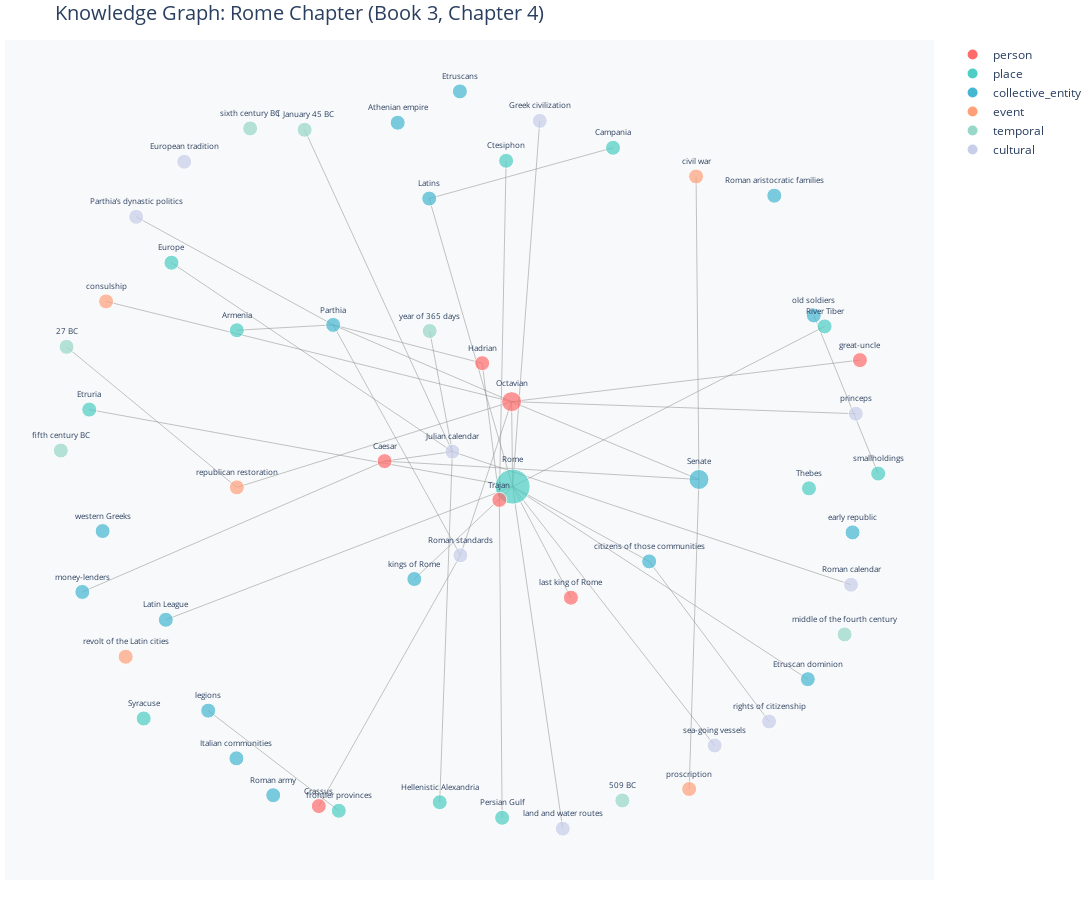

The code cell stored with this chart in its notebook:
### Code cell
import plotly.graph_objects as go
import numpy as np

def visualize_knowledge_graph(G: nx.DiGraph, width: int = 1200, height: int = 800):
    """
    Create an interactive Plotly visualization of the knowledge graph.
    
    Args:
        G: NetworkX DiGraph
        width: Figure width in pixels
        height: Figure height in pixels
    """
    # Compute layout using spring layout
    pos = nx.spring_layout(G, k=0.5, iterations=50, seed=42)
    
    # Define colors for each entity type
    type_colors = {
        'person': '#FF6B6B',        # Red
        'place': '#4ECDC4',         # Teal
        'collective_entity': '#45B7D1',  # Blue
        'event': '#FFA07A',         # Light orange
        'temporal': '#98D8C8',      # Mint
        'cultural': '#C7CEEA',      # Lavender
    }
    
    # Create edge traces
    edge_traces = []
    for edge in G.edges():
        source_id, target_id = edge
        x0, y0 = pos[source_id]
        x1, y1 = pos[target_id]
        
        # Create edge line
        edge_trace = go.Scatter(
            x=[x0, x1, None],
            y=[y0, y1, None],
            mode='lines',
            line=dict(width=0.5, color='#888'),
            hoverinfo='none',
            showlegend=False
        )
        edge_traces.append(edge_trace)
    
    # Create node trace
    node_x = []
    node_y = []
    node_text = []
    node_colors = []
    node_sizes = []
    
    for node_id in G.nodes():
        x, y = pos[node_id]
        node_x.append(x)
        node_y.append(y)
        
        # Get node data
        node_data = G.nodes[node_id]
        name = node_data['name']
        entity_type = node_data['type']
        subtype = node_data.get('subtype', '')
        occurrence_count = node_data['occurrence_count']
        
        # Node color by type
        node_colors.append(type_colors.get(entity_type, '#CCCCCC'))
        
        # Node size by occurrence count (scaled)
        node_sizes.append(10 + (occurrence_count * 5))
        
        # Hover text
        hover_text = f"<b>{name}</b><br>"
        hover_text += f"Type: {entity_type}"
        if subtype:
            hover_text += f" ({subtype})"
        hover_text += f"<br>Occurrences: {occurrence_count}"
        hover_text += f"<br>Connections: {G.degree(node_id)}"
        
        if node_data.get('attributes'):
            hover_text += f"<br>Attributes: {node_data['attributes']}"
        
        node_text.append(hover_text)
    
    node_trace = go.Scatter(
        x=node_x,
        y=node_y,
        mode='markers+text',
        text=[G.nodes[node_id]['name'] for node_id in G.nodes()],
        textposition='top center',
        textfont=dict(size=8),
        hovertext=node_text,
        hoverinfo='text',
        marker=dict(
            size=node_sizes,
            color=node_colors,
            line=dict(width=1, color='white')
        ),
        showlegend=False
    )
    
    # Create legend traces (one per entity type)
    legend_traces = []
    for entity_type, color in type_colors.items():
        legend_trace = go.Scatter(
            x=[None],
            y=[None],
            mode='markers',
            marker=dict(size=10, color=color),
            name=entity_type,
            showlegend=True
        )
        legend_traces.append(legend_trace)
    
    # Create figure
    fig = go.Figure(
        data=edge_traces + [node_trace] + legend_traces,
        layout=go.Layout(
            title=dict(
                text="Knowledge Graph: Rome Chapter (Book 3, Chapter 4)",
                font=dict(size=20)
            ),
            showlegend=True,
            hovermode='closest',
            margin=dict(b=20, l=5, r=5, t=40),
            xaxis=dict(showgrid=False, zeroline=False, showticklabels=False),
            yaxis=dict(showgrid=False, zeroline=False, showticklabels=False),
            width=width,
            height=height,
            plot_bgcolor='#F8F9FA'
        )
    )
    
    return fig

# Create and display the visualization
fig = visualize_knowledge_graph(kg, width=1400, height=900)
fig.show()

print("\nVisualization tips:")
print("- Hover over nodes to see entity details")
print("- Node size = occurrence count")
print("- Node color = entity type (see legend)")
print("- Drag to pan, scroll to zoom")
print("- Click legend items to show/hide entity types")

### Figure 1 — Plotly figure (JSON) as saved in the notebook; plotly's stock layout.template omitted (floating-point values rounded to 4 significant figures)
{"data": [{"hoverinfo": "none", "line": {"color": "#888", "width": 0.5}, "mode": "lines", "showlegend": false, "type": "scatter", "x": [0.1162, 0.8559, null], "y": [-0.03852, 0.3824, null]}, {"hoverinfo": "none", "line": {"color": "#888", "width": 0.5}, "mode": "lines", "showlegend": false, "type": "scatter", "x": [0.1162, -0.08145, null], "y": [-0.03852, 0.7184, null]}, {"hoverinfo": "none", "line": {"color": "#888", "width": 0.5}, "mode": "lines", "showlegend": false, "type": "scatter", "x": [0.1162, 0.8161, null], "y": [-0.03852, -0.5445, null]}, {"hoverinfo": "none", "line": {"color": "#888", "width": 0.5}, "mode": "lines", "showlegend": false, "type": "scatter", "x": [0.1162, -0.8874, null], "y": [-0.03852, 0.1639, null]}, {"hoverinfo": "none", "line": {"color": "#888", "width": 0.5}, "mode": "lines", "showlegend": false, "type": "scatter", "x": [0.1162, 0.1806, null], "y": [-0.03852, 0.9225, null]}, {"hoverinfo": "none", "line": {"color": "#888", "width": 0.5}, "mode": "lines", "showlegend": false, "type": "scatter", "x": [0.1162, 0.2351, null], "y": [-0.03852, -0.9372, null]}, {"hoverinfo": "none", "line": {"color": "#888", "width": 0.5}, "mode": "lines", "showlegend": false, "type": "scatter", "x": [0.1162, 0.5953, null], "y": [-0.03852, -0.7189, null]}, {"hoverinfo": "none", "line": {"color": "#888", "width": 0.5}, "mode": "lines", "showlegend": false, "type": "scatter", "x": [0.1162, -0.7059, null], "y": [-0.03852, -0.3885, null]}, {"hoverinfo": "none", "line": {"color": "#888", "width": 0.5}, "mode": "lines", "showlegend": false, "type": "scatter", "x": [-0.08145, 0.3543, null], "y": [0.7184, 0.8518, null]}, {"hoverinfo": "none", "line": {"color": "#888", "width": 0.5}, "mode": "lines", "showlegend": false, "type": "scatter", "x": [-0.1168, 0.1162, null], "y": [-0.2813, -0.03852, null]}, {"hoverinfo": "none", "line": {"color": "#888", "width": 0.5}, "mode": "lines", "showlegend": false, "type": "scatter", "x": [0.2544, 0.1162, null], "y": [-0.3304, -0.03852, null]}, {"hoverinfo": "none", "line": {"color": "#888", "width": 0.5}, "mode": "lines", "showlegend": false, "type": "scatter", "x": [-0.007512, -0.3432, null], "y": [-0.219, -0.878, null]}, {"hoverinfo": "none", "line": {"color": "#888", "width": 0.5}, "mode": "lines", "showlegend": false, "type": "scatter", "x": [-0.007512, -0.3092, null], "y": [-0.219, 0.3864, null]}, {"hoverinfo": "none", "line": {"color": "#888", "width": 0.5}, "mode": "lines", "showlegend": false, "type": "scatter", "x": [-0.3092, -0.7761, null], "y": [0.3864, 0.6703, null]}, {"hoverinfo": "none", "line": {"color": "#888", "width": 0.5}, "mode": "lines", "showlegend": false, "type": "scatter", "x": [-0.5375, -0.3092, null], "y": [0.3724, 0.3864, null]}, {"hoverinfo": "none", "line": {"color": "#888", "width": 0.5}, "mode": "lines", "showlegend": false, "type": "scatter", "x": [0.08474, 0.1008, null], "y": [-0.07341, 0.8177, null]}, {"hoverinfo": "none", "line": {"color": "#888", "width": 0.5}, "mode": "lines", "showlegend": false, "type": "scatter", "x": [0.08474, 0.09138, null], "y": [-0.07341, -0.9087, null]}, {"hoverinfo": "none", "line": {"color": "#888", "width": 0.5}, "mode": "lines", "showlegend": false, "type": "scatter", "x": [0.04408, 0.08474, null], "y": [0.2859, -0.07341, null]}, {"hoverinfo": "none", "line": {"color": "#888", "width": 0.5}, "mode": "lines", "showlegend": false, "type": "scatter", "x": [0.04408, -0.3092, null], "y": [0.2859, 0.3864, null]}, {"hoverinfo": "none", "line": {"color": "#888", "width": 0.5}, "mode": "lines", "showlegend": false, "type": "scatter", "x": [-0.1872, 0.558, null], "y": [0.02832, -0.01977, null]}, {"hoverinfo": "none", "line": {"color": "#888", "width": 0.5}, "mode": "lines", "showlegend": false, "type": "scatter", "x": [-0.1872, -0.9038, null], "y": [0.02832, -0.3153, null]}, {"hoverinfo": "none", "line": {"color": "#888", "width": 0.5}, "mode": "lines", "showlegend": false, "type": "scatter", "x": [0.558, 0.5512, null], "y": [-0.01977, 0.7763, null]}, {"hoverinfo": "none", "line": {"color": "#888", "width": 0.5}, "mode": "lines", "showlegend": false, "type": "scatter", "x": [0.558, 0.5347, null], "y": [-0.01977, -0.8331, null]}, {"hoverinfo": "none", "line": {"color": "#888", "width": 0.5}, "mode": "lines", "showlegend": false, "type": "scatter", "x": [-0.0266, -0.1872, null], "y": [0.05341, 0.02832, null]}, {"hoverinfo": "none", "line": {"color": "#888", "width": 0.5}, "mode": "lines", "showlegend": false, "type": "scatter", "x": [-0.0266, -0.05654, null], "y": [0.05341, -0.8678, null]}, {"hoverinfo": "none", "line": {"color": "#888", "width": 0.5}, "mode": "lines", "showlegend": false, "type": "scatter", "x": [-0.0266, 0.9184, null], "y": [0.05341, -0.2963, null]}, {"hoverinfo": "none", "line": {"color": "#888", "width": 0.5}, "mode": "lines", "showlegend": false, "type": "scatter", "x": [-0.0266, -0.3768, null], "y": [0.05341, 0.8991, null]}, {"hoverinfo": "none", "line": {"color": "#888", "width": 0.5}, "mode": "lines", "showlegend": false, "type": "scatter", "x": [-0.0266, -0.6925, null], "y": [0.05341, 0.5498, null]}, {"hoverinfo": "none", "line": {"color": "#888", "width": 0.5}, "mode": "lines", "showlegend": false, "type": "scatter", "x": [-0.08036, -0.0266, null], "y": [0.3704, 0.05341, null]}, {"hoverinfo": "none", "line": {"color": "#888", "width": 0.5}, "mode": "lines", "showlegend": false, "type": "scatter", "x": [0.1138, -0.007512, null], "y": [0.1847, -0.219, null]}, {"hoverinfo": "none", "line": {"color": "#888", "width": 0.5}, "mode": "lines", "showlegend": false, "type": "scatter", "x": [0.1138, -0.3092, null], "y": [0.1847, 0.3864, null]}, {"hoverinfo": "none", "line": {"color": "#888", "width": 0.5}, "mode": "lines", "showlegend": false, "type": "scatter", "x": [0.1138, 0.1162, null], "y": [0.1847, -0.03852, null]}, {"hoverinfo": "none", "line": {"color": "#888", "width": 0.5}, "mode": "lines", "showlegend": false, "type": "scatter", "x": [0.1138, -0.5375, null], "y": [0.1847, -0.04049, null]}, {"hoverinfo": "none", "line": {"color": "#888", "width": 0.5}, "mode": "lines", "showlegend": false, "type": "scatter", "x": [0.1138, 0.558, null], "y": [0.1847, -0.01977, null]}, {"hoverinfo": "none", "line": {"color": "#888", "width": 0.5}, "mode": "lines", "showlegend": false, "type": "scatter", "x": [0.1138, 0.9396, null], "y": [0.1847, 0.2939, null]}, {"hoverinfo": "none", "line": {"color": "#888", "width": 0.5}, "mode": "lines", "showlegend": false, "type": "scatter", "x": [0.1138, 0.9299, null], "y": [0.1847, 0.153, null]}, {"hoverinfo": "none", "line": {"color": "#888", "width": 0.5}, "mode": "lines", "showlegend": false, "type": "scatter", "x": [0.1138, -0.8475, null], "y": [0.1847, 0.4481, null]}, {"hoverinfo": "none", "line": {"color": "#888", "width": 0.5}, "mode": "lines", "showlegend": false, "type": "scatter", "x": [-0.5375, -0.9411, null], "y": [-0.04049, 0.3288, null]}, {"hoverinfo": "none", "line": {"color": "#888", "width": 0.5}, "mode": "lines", "showlegend": false, "type": "scatter", "x": [-0.2958, -0.6053, null], "y": [-0.8902, -0.6272, null]}, {"hoverinfo": "none", "line": {"color": "#888", "width": 0.5}, "mode": "lines", "showlegend": false, "type": "scatter", "x": [0.8302, 0.9828, null], "y": [0.4113, -0.004261, null]}, {"hoverinfo": "none", "line": {"color": "#888", "width": 0.5}, "mode": "lines", "showlegend": false, "type": "scatter", "x": [0.44, 0.7241, null], "y": [-0.2351, -0.6557, null]}, {"hoverinfo": "none", "line": {"color": "#888", "width": 0.5}, "mode": "lines", "showlegend": false, "type": "scatter", "x": [0.44, 0.1162, null], "y": [-0.2351, -0.03852, null]}, {"hoverinfo": "text", "hovertext": ["<b>Etruscans</b><br>Type: collective_entity (people)<br>Occurrences: 1<br>Connections: 0", "<b>River Tiber</b><br>Type: place (river)<br>Occurrences: 1<br>Connections: 1", "<b>Rome</b><br>Type: place (city)<br>Occurrences: 5<br>Connections: 12", "<b>Latins</b><br>Type: collective_entity (people)<br>Occurrences: 1<br>Connections: 2", "<b>Campania</b><br>Type: place (region)<br>Occurrences: 1<br>Connections: 1", "<b>European tradition</b><br>Type: cultural<br>Occurrences: 1<br>Connections: 0", "<b>Etruscan dominion</b><br>Type: collective_entity (state)<br>Occurrences: 1<br>Connections: 1", "<b>revolt of the Latin cities</b><br>Type: event<br>Occurrences: 1<br>Connections: 0", "<b>kings of Rome</b><br>Type: collective_entity (organization)<br>Occurrences: 1<br>Connections: 1<br>Attributes: {'role': 'rulers of Rome'}", "<b>last king of Rome</b><br>Type: person<br>Occurrences: 1<br>Connections: 1<br>Attributes: {'role': 'last king of Rome'}", "<b>509 BC</b><br>Type: temporal (year)<br>Occurrences: 1<br>Connections: 0", "<b>western Greeks</b><br>Type: collective_entity (people)<br>Occurrences: 1<br>Connections: 0", "<b>Greek civilization</b><br>Type: cultural<br>Occurrences: 1<br>Connections: 1", "<b>Etruria</b><br>Type: place (region)<br>Occurrences: 1<br>Connections: 1", "<b>land and water routes</b><br>Type: cultural<br>Occurrences: 1<br>Connections: 1", "<b>sea-going vessels</b><br>Type: cultural<br>Occurrences: 1<br>Connections: 1", "<b>sixth century BC</b><br>Type: temporal (century)<br>Occurrences: 1<br>Connections: 0", "<b>Roman standards</b><br>Type: cultural<br>Occurrences: 1<br>Connections: 3", "<b>Crassus</b><br>Type: person<br>Occurrences: 1<br>Connections: 1", "<b>Parthia</b><br>Type: collective_entity (state)<br>Occurrences: 1<br>Connections: 5", "<b>Armenia</b><br>Type: place (region)<br>Occurrences: 1<br>Connections: 1", "<b>Parthia’s dynastic politics</b><br>Type: cultural<br>Occurrences: 1<br>Connections: 1", "<b>Trajan</b><br>Type: person<br>Occurrences: 1<br>Connections: 3<br>Attributes: {'role': 'emperor'}", "<b>Ctesiphon</b><br>Type: place (city)<br>Occurrences: 1<br>Connections: 1", "<b>Persian Gulf</b><br>Type: place (sea)<br>Occurrences: 1<br>Connections: 1", "<b>Hadrian</b><br>Type: person<br>Occurrences: 1<br>Connections: 2<br>Attributes: {'role': 'emperor'}", "<b>Caesar</b><br>Type: person<br>Occurrences: 1<br>Connections: 3<br>Attributes: {'title': 'dictator for life'}", "<b>Senate</b><br>Type: collective_entity (organization)<br>Occurrences: 2<br>Connections: 4", "<b>money-lenders</b><br>Type: collective_entity (people)<br>Occurrences: 1<br>Connections: 1", "<b>Julian calendar</b><br>Type: cultural<br>Occurrences: 1<br>Connections: 6", "<b>Hellenistic Alexandria</b><br>Type: place (city)<br>Occurrences: 1<br>Connections: 1", "<b>Roman calendar</b><br>Type: cultural<br>Occurrences: 1<br>Connections: 1", "<b>Europe</b><br>Type: place (region)<br>Occurrences: 1<br>Connections: 1", "<b>1 January 45 BC</b><br>Type: temporal (date)<br>Occurrences: 1<br>Connections: 1", "<b>year of 365 days</b><br>Type: temporal<br>Occurrences: 1<br>Connections: 1", "<b>Octavian</b><br>Type: person<br>Occurrences: 2<br>Connections: 8<br>Attributes: {'titles_or_roles': 'consul, imperator, princeps, Augustus', 'role': 'emperor'}", "<b>27 BC</b><br>Type: temporal (year)<br>Occurrences: 1<br>Connections: 1", "<b>civil war</b><br>Type: event<br>Occurrences: 1<br>Connections: 1", "<b>proscription</b><br>Type: event<br>Occurrences: 1<br>Connections: 1", "<b>republican restoration</b><br>Type: event<br>Occurrences: 1<br>Connections: 2", "<b>great-uncle</b><br>Type: person<br>Occurrences: 1<br>Connections: 1", "<b>frontier provinces</b><br>Type: place (region)<br>Occurrences: 1<br>Connections: 1", "<b>legions</b><br>Type: collective_entity (organization)<br>Occurrences: 1<br>Connections: 1", "<b>old soldiers</b><br>Type: collective_entity (people)<br>Occurrences: 1<br>Connections: 1", "<b>smallholdings</b><br>Type: place (region)<br>Occurrences: 1<br>Connections: 1", "<b>consulship</b><br>Type: event<br>Occurrences: 1<br>Connections: 1", "<b>princeps</b><br>Type: cultural<br>Occurrences: 1<br>Connections: 1", "<b>early republic</b><br>Type: collective_entity (state)<br>Occurrences: 1<br>Connections: 0<br>Attributes: {'institutions': 'constitutional arrangements'}", "<b>Thebes</b><br>Type: place (city)<br>Occurrences: 1<br>Connections: 0", "<b>Syracuse</b><br>Type: place (city)<br>Occurrences: 1<br>Connections: 0", "<b>fifth century BC</b><br>Type: temporal (century)<br>Occurrences: 1<br>Connections: 0", "<b>Latin League</b><br>Type: collective_entity (league)<br>Occurrences: 1<br>Connections: 1", "<b>middle of the fourth century</b><br>Type: temporal (range)<br>Occurrences: 1<br>Connections: 0", "<b>Athenian empire</b><br>Type: collective_entity (state)<br>Occurrences: 1<br>Connections: 0", "<b>Roman army</b><br>Type: collective_entity (organization)<br>Occurrences: 1<br>Connections: 0", "<b>Italian communities</b><br>Type: collective_entity (people)<br>Occurrences: 1<br>Connections: 0", "<b>Roman aristocratic families</b><br>Type: collective_entity (people)<br>Occurrences: 1<br>Connections: 0", "<b>citizens of those communities</b><br>Type: collective_entity (people)<br>Occurrences: 1<br>Connections: 2", "<b>rights of citizenship</b><br>Type: cultural<br>Occurrences: 1<br>Connections: 1"], "marker": {"color": ["#45B7D1", "#4ECDC4", "#4ECDC4", "#45B7D1", "#4ECDC4", "#C7CEEA", "#45B7D1", "#FFA07A", "#45B7D1", "#FF6B6B", "#98D8C8", "#45B7D1", "#C7CEEA", "#4ECDC4", "#C7CEEA", "#C7CEEA", "#98D8C8", "#C7CEEA", "#FF6B6B", "#45B7D1", "#4ECDC4", "#C7CEEA", "#FF6B6B", "#4ECDC4", "#4ECDC4", "#FF6B6B", "#FF6B6B", "#45B7D1", "#45B7D1", "#C7CEEA", "#4ECDC4", "#C7CEEA", "#4ECDC4", "#98D8C8", "#98D8C8", "#FF6B6B", "#98D8C8", "#FFA07A", "#FFA07A", "#FFA07A", "#FF6B6B", "#4ECDC4", "#45B7D1", "#45B7D1", "#4ECDC4", "#FFA07A", "#C7CEEA", "#45B7D1", "#4ECDC4", "#4ECDC4", "#98D8C8", "#45B7D1", "#98D8C8", "#45B7D1", "#45B7D1", "#45B7D1", "#45B7D1", "#45B7D1", "#C7CEEA"], "line": {"color": "white", "width": 1}, "size": [15, 15, 35, 15, 15, 15, 15, 15, 15, 15, 15, 15, 15, 15, 15, 15, 15, 15, 15, 15, 15, 15, 15, 15, 15, 15, 15, 20, 15, 15, 15, 15, 15, 15, 15, 20, 15, 15, 15, 15, 15, 15, 15, 15, 15, 15, 15, 15, 15, 15, 15, 15, 15, 15, 15, 15, 15, 15, 15]}, "mode": "markers+text", "showlegend": false, "text": ["Etruscans", "River Tiber", "Rome", "Latins", "Campania", "European tradition", "Etruscan dominion", "revolt of the Latin cities", "kings of Rome", "last king of Rome", "509 BC", "western Greeks", "Greek civilization", "Etruria", "land and water routes", "sea-going vessels", "sixth century BC", "Roman standards", "Crassus", "Parthia", "Armenia", "Parthia’s dynastic politics", "Trajan", "Ctesiphon", "Persian Gulf", "Hadrian", "Caesar", "Senate", "money-lenders", "Julian calendar", "Hellenistic Alexandria", "Roman calendar", "Europe", "1 January 45 BC", "year of 365 days", "Octavian", "27 BC", "civil war", "proscription", "republican restoration", "great-uncle", "frontier provinces", "legions", "old soldiers", "smallholdings", "consulship", "princeps", "early republic", "Thebes", "Syracuse", "fifth century BC", "Latin League", "middle of the fourth century", "Athenian empire", "Roman army", "Italian communities", "Roman aristocratic families", "citizens of those communities", "rights of citizenship"], "textfont": {"size": 8}, "textposition": "top center", "type": "scatter", "x": [-0.008754, 0.8559, 0.1162, -0.08145, 0.3543, -0.6623, 0.8161, -0.8011, -0.1168, 0.2544, 0.3763, -0.8556, 0.1806, -0.8874, 0.2351, 0.5953, -0.506, -0.007512, -0.3432, -0.3092, -0.5375, -0.7761, 0.08474, 0.1008, 0.09138, 0.04408, -0.1872, 0.558, -0.9038, -0.0266, -0.05654, 0.9184, -0.6925, -0.3768, -0.08036, 0.1138, -0.9411, 0.5512, 0.5347, -0.5375, 0.9396, -0.2958, -0.6053, 0.8302, 0.9828, -0.8475, 0.9299, 0.9221, 0.8188, -0.7583, -0.9548, -0.7059, 0.9033, -0.1562, -0.4513, -0.5385, 0.7366, 0.44, 0.7241], "y": [1, 0.3824, -0.03852, 0.7184, 0.8518, 0.8151, -0.5445, -0.4857, -0.2813, -0.3304, -0.8632, -0.1553, 0.9225, 0.1639, -0.9372, -0.7189, 0.9027, -0.219, -0.878, 0.3864, 0.3724, 0.6703, -0.07341, 0.8177, -0.9087, 0.2859, 0.02832, -0.01977, -0.3153, 0.05341, -0.8678, -0.2963, 0.5498, 0.8991, 0.3704, 0.1847, 0.3288, 0.7763, -0.8331, -0.04049, 0.2939, -0.8902, -0.6272, 0.4113, -0.004261, 0.4481, 0.153, -0.1589, -0.04311, -0.6478, 0.05622, -0.3885, -0.4269, 0.9176, -0.8494, -0.7526, 0.726, -0.2351, -0.6557]}, {"marker": {"color": "#FF6B6B", "size": 10}, "mode": "markers", "name": "person", "showlegend": true, "type": "scatter", "x": [null], "y": [null]}, {"marker": {"color": "#4ECDC4", "size": 10}, "mode": "markers", "name": "place", "showlegend": true, "type": "scatter", "x": [null], "y": [null]}, {"marker": {"color": "#45B7D1", "size": 10}, "mode": "markers", "name": "collective_entity", "showlegend": true, "type": "scatter", "x": [null], "y": [null]}, {"marker": {"color": "#FFA07A", "size": 10}, "mode": "markers", "name": "event", "showlegend": true, "type": "scatter", "x": [null], "y": [null]}, {"marker": {"color": "#98D8C8", "size": 10}, "mode": "markers", "name": "temporal", "showlegend": true, "type": "scatter", "x": [null], "y": [null]}, {"marker": {"color": "#C7CEEA", "size": 10}, "mode": "markers", "name": "cultural", "showlegend": true, "type": "scatter", "x": [null], "y": [null]}], "layout": {"height": 900, "hovermode": "closest", "margin": {"b": 20, "l": 5, "r": 5, "t": 40}, "plot_bgcolor": "#F8F9FA", "showlegend": true, "title": {"font": {"size": 20}, "text": "Knowledge Graph: Rome Chapter (Book 3, Chapter 4)"}, "width": 1400, "xaxis": {"showgrid": false, "showticklabels": false, "zeroline": false}, "yaxis": {"showgrid": false, "showticklabels": false, "zeroline": false}}}
